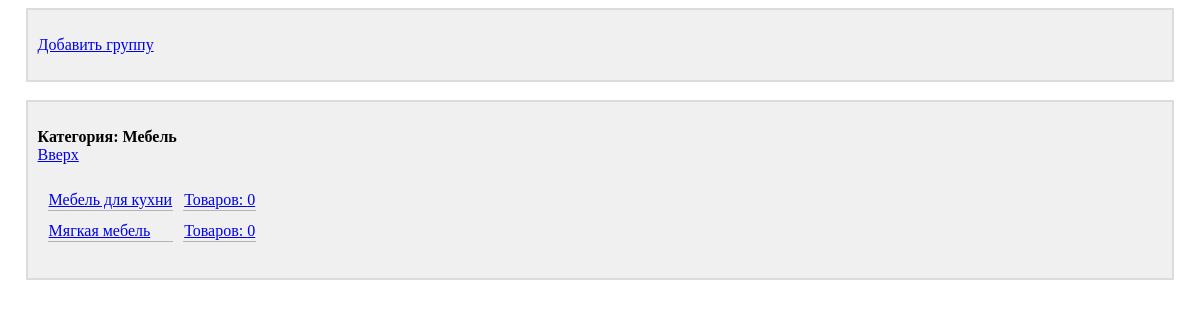
The page /groups_list/?group_id=6 on the database its author committed.
### main/models.py (models this page shows)
class Group(models.Model):
    title = models.CharField(max_length=50, unique=True, verbose_name='Группа')
    parent_group = models.ForeignKey('self', on_delete=models.CASCADE, verbose_name='Корневая группа', null=True,
                                     blank=True)
    def get_product_count(self):
        product_count = Product.objects.filter(group=self).count()
        sub_groups = Group.objects.filter(parent_group=self)
        for sub_group in sub_groups:
            product_count += sub_group.get_product_count()
        return product_count
    def is_root_group(self):
        return self.parent_group is None
    def __str__(self):
        return self.title
    class Meta:
        verbose_name = 'Группа'
        verbose_name_plural = 'Группы'
        ordering = ['title']

### main/views.py (the view)
# urls.py: path('groups_list/', groups_list, name='groups_list'),
def groups_list(request):
    if 'group_id' not in request.GET:
        current_group = Group.objects.get(parent_group=None)
    else:
        try:
            current_group = Group.objects.get(pk=request.GET['group_id'])
        except (Group.DoesNotExist, Group.MultipleObjectsReturned):
            return HttpResponseBadRequest()
    sub_groups = Group.objects.filter(parent_group=current_group)
    root_group = current_group.parent_group
    context = {'current_group': current_group, 'sub_groups': sub_groups, 'root_group': root_group}
    return render(request, 'main/groups_list.html', context)

### main/templates/main/groups_list.html
{% extends 'layout/basic.html' %}
{% block header %}
    <div class="block">
        <p>
            <a href="{% url 'create_group' %}?root_group_id={{ current_group.id }}">Добавить группу</a>
        </p>
    </div>
    <br>
{% endblock %}
{% block content %}
    <div class="block">
        <p>
            {% if current_group.is_root_group %}
                <b>Каталог товаров:</b>
            {% else %}
                <b>Категория: {{ current_group }}</b>
            {% endif %}
            <br>
            {% if root_group is not None %}
                <a href="{% url 'groups_list' %}?group_id={{ root_group.pk }}">
                    Вверх
                </a>
            {% endif %}
        </p>
        <p>
            {% if sub_groups|length != 0 %}
                <table class="table_view">
                    {% for sub_group in sub_groups %}
                        <tr>
                            <td class="cell_border">
                                <a href="{% url 'groups_list' %}?group_id={{ sub_group.pk }}">
                                    {{ sub_group }}
                                </a>
                            </td>
                            <td class="cell_border">
                                <a href="{% url 'products_list' %}?group_id={{ sub_group.pk }}">
                                    Товаров: {{ sub_group.get_product_count }}
                                </a>
                            </td>
                        </tr>
                    {% endfor %}
                </table>
            {% else %}
                нет подкатегорий...
            {% endif %}
        </p>
    </div>
{% endblock %}

### main/static/main/style.css (style rules this page uses)
div.block { background-color: RGB(240, 240, 240); border: 2px solid RGB(220, 220, 220); padding: 10px; margin-left: auto; margin-right: auto; width: 95%; }
table.table_view { border-spacing: 10px; }
td.cell_border { border-bottom: 1px solid RGB(180, 180, 180); }

### rows shown on the page
Group: title "Мебель"
Group: title "Мебель для кухни", get_product_count "0"
Group: title "Мягкая мебель", get_product_count "0"
